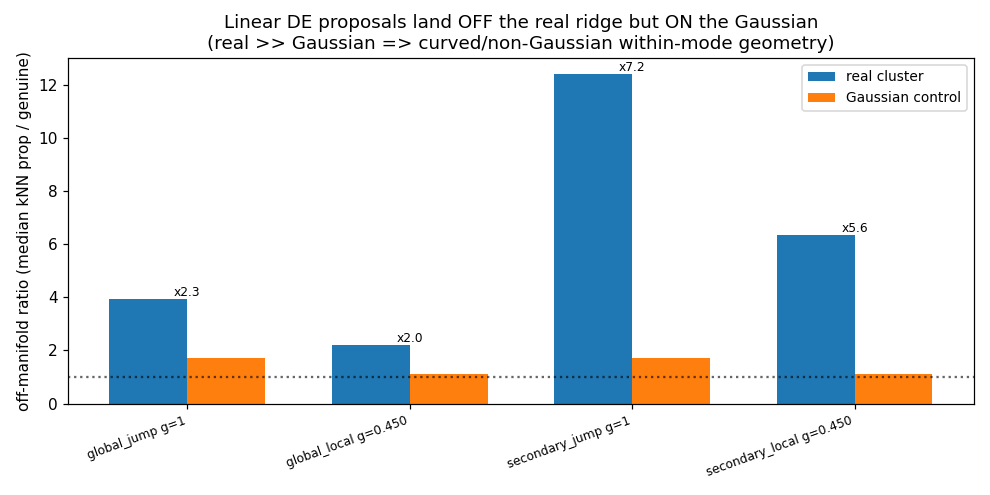

This figure's Python source:
"""DIAGNOSTIC (model-free): is the carousel's within-mode geometry CURVED / non-Gaussian,
so that a LINEAR DE difference-vector proposal lands OFF the ridge (-> rejected)?

The Gaussian testbed gives healthy DE acceptance (8-15%) at every weight (E_weight_diag),
so the acceptance-killer is NOT the linear features it captures (scale mismatch, axis
alignment, anisotropy/cond, displacement) NOR the weight. The one thing a Gaussian fit
CANNOT represent is curvature of the within-mode ridge. A Gaussian is (nearly) closed
under the linear DE proposal prop = z_i + gamma*(z_a - z_b): linear combinations of
Gaussian draws stay on-distribution. A CURVED thin ridge is not: linear combinations
leave the ridge into a density void.

We test this with the REAL MCLMC samples only (no model / GPU). Whiten the GLOBAL cluster
by its OWN covariance (so the Gaussian model is isotropic-unit). For genuine samples and
for DE proposals (gamma=1 jump, gamma=gamma_big local) we measure the kNN distance to the
cloud. The expected spread inflation of a linear combo is identical for a Gaussian, so we
compare the REAL cluster to a SYNTHETIC Gaussian control with the SAME N and covariance.

Pre-registration:
  hypothesis: the global cluster is a curved/non-Gaussian thin ridge; linear DE proposals
    land off it.
  prediction: off-manifold ratio (median kNN of proposals / median kNN of genuine samples)
    is SUBSTANTIALLY larger for the REAL cluster than for the Gaussian control, for BOTH
    gamma=1 and gamma_big; the excess GROWS with gamma (bigger linear step -> further off
    a curved ridge).
  falsifier: real ratio ~ Gaussian ratio (within ~10%) -> the cluster is effectively
    Gaussian and curvature is NOT the killer; the 0.6%-vs-testbed gap is unexplained.
CPU, samples only. PROPOSED / UNCERTIFIED.
"""
import os, sys, time
import numpy as np
import matplotlib
matplotlib.use("Agg")
import matplotlib.pyplot as plt
from scipy.spatial import cKDTree

HERE = os.path.dirname(os.path.abspath(__file__))
sys.path.insert(0, HERE)
import carousel_testbed as T

SEED = 20260627
GAMMA_BIG = 2.38 / np.sqrt(2.0 * T.D)   # 0.4500


def pr(*a): print(*a, flush=True)


def whiten(X, mu, L):
    # L lower-Cholesky of cov; whitened = L^{-1}(x-mu)
    return np.linalg.solve(L, (X - mu).T).T


def knn_med(query, reference, k=5):
    tree = cKDTree(reference)
    d, _ = tree.query(query, k=k + 1)   # +1: drop self if query subset of ref (here disjoint)
    return np.median(d[:, 1:].mean(axis=1))


def de_proposals(W, gamma, n, rng):
    """W: whitened cloud (M,D). Draw n proposals z_i + gamma*(z_a - z_b)."""
    M = W.shape[0]
    i = rng.integers(0, M, n); a = rng.integers(0, M, n); b = rng.integers(0, M, n)
    return W[i] + gamma * (W[a] - W[b])


def off_manifold_ratio(W, gamma, rng, n=4000, k=5):
    M = W.shape[0]
    # reference = half the cloud; genuine query = other half; proposals from reference
    perm = rng.permutation(M)
    ref = W[perm[:M // 2]]
    genuine = W[perm[M // 2:M // 2 + n]]
    props = de_proposals(W[perm[:M // 2]], gamma, n, rng)
    d_gen = knn_med(genuine, ref, k)
    d_prop = knn_med(props, ref, k)
    return d_prop / d_gen, d_gen, d_prop


def main():
    t = time.time()
    mu, cov, sec, glob = T.fit_clusters()
    rng = np.random.default_rng(SEED)

    results = {}
    for cname, X, c in [("global", glob, cov[1]), ("secondary", sec, cov[0])]:
        L = np.linalg.cholesky(c)
        m = X.mean(0)
        Wr = whiten(X, m, L)                              # real whitened cloud (~unit cov)
        # synthetic Gaussian control: same N, identity cov in whitened space
        n_ctrl = min(Wr.shape[0], 20000)
        rng.shuffle(Wr); Wr = Wr[:n_ctrl]
        Wg = rng.standard_normal((n_ctrl, T.D))           # Gaussian control (unit)
        pr(f"\n=== {cname} cluster (N={X.shape[0]}, using {n_ctrl}) ===")
        pr(f"  whitened real cloud: mean|.|={np.abs(Wr.mean(0)).max():.3f} "
           f"var range [{Wr.var(0).min():.2f},{Wr.var(0).max():.2f}] (Gaussian->~1)")
        # non-Gaussianity scalars: mean abs skew/excess-kurtosis across whitened axes
        from scipy.stats import skew, kurtosis
        sk = np.abs(skew(Wr, axis=0)).mean(); ku = np.abs(kurtosis(Wr, axis=0)).mean()
        pr(f"  whitened |skew| mean={sk:.3f}  |excess-kurt| mean={ku:.3f} (Gaussian->0)")
        for gamma, gname in [(1.0, "jump g=1"), (GAMMA_BIG, f"local g={GAMMA_BIG:.3f}")]:
            r_real, dg_r, dp_r = off_manifold_ratio(Wr, gamma, rng)
            r_gau, dg_g, dp_g = off_manifold_ratio(Wg, gamma, rng)
            excess = r_real / r_gau
            pr(f"  {gname:18s} off-manifold ratio: real={r_real:.3f}  gauss={r_gau:.3f}  "
               f"REAL/GAUSS excess={excess:.3f}")
            results[f"{cname}_{gname}"] = (r_real, r_gau, excess)

    # plot: excess off-manifold ratio (real/gauss) for both clusters & both gammas
    fig, ax = plt.subplots(figsize=(9, 4.5))
    labels = list(results.keys()); ex = [results[k][2] for k in labels]
    rr = [results[k][0] for k in labels]; rg = [results[k][1] for k in labels]
    x = np.arange(len(labels)); wd = 0.35
    ax.bar(x - wd/2, rr, wd, label="real cluster")
    ax.bar(x + wd/2, rg, wd, label="Gaussian control")
    ax.axhline(1.0, color="k", ls=":", alpha=0.6)
    ax.set_xticks(x); ax.set_xticklabels(labels, rotation=20, ha="right", fontsize=8)
    ax.set_ylabel("off-manifold ratio (median kNN prop / genuine)")
    ax.set_title("Linear DE proposals land OFF the real ridge but ON the Gaussian\n"
                 "(real >> Gaussian => curved/non-Gaussian within-mode geometry)")
    ax.legend(fontsize=9)
    for xi, k in zip(x, labels):
        ax.annotate(f"x{results[k][2]:.1f}", (xi, max(rr[x.tolist().index(xi)],
                    rg[x.tolist().index(xi)])), ha="center", va="bottom", fontsize=8)
    fig.tight_layout(); fig.savefig(os.path.join(HERE, "E_curvature_diag.png"), dpi=110); plt.close(fig)
    np.savez(os.path.join(HERE, "E_curvature_diag.npz"),
             **{k: np.array(v) for k, v in results.items()})
    pr(f"\nDONE {time.time()-t:.1f}s -> E_curvature_diag.png / .npz")


if __name__ == "__main__":
    main()
